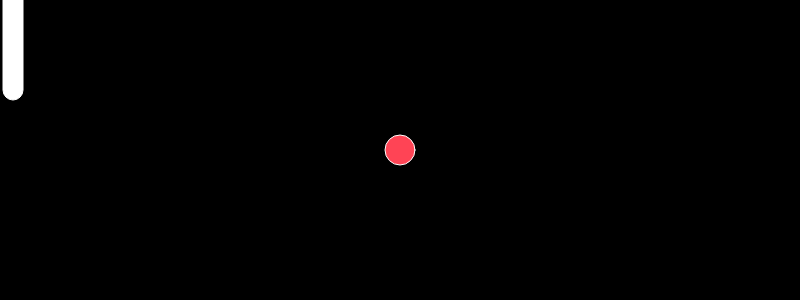
Frame 1 (no input)
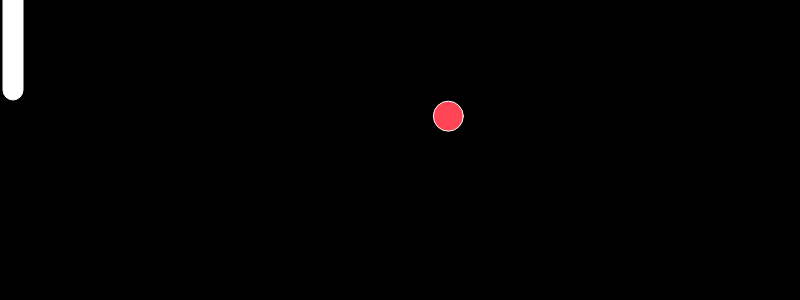
Frame 60 (no input)
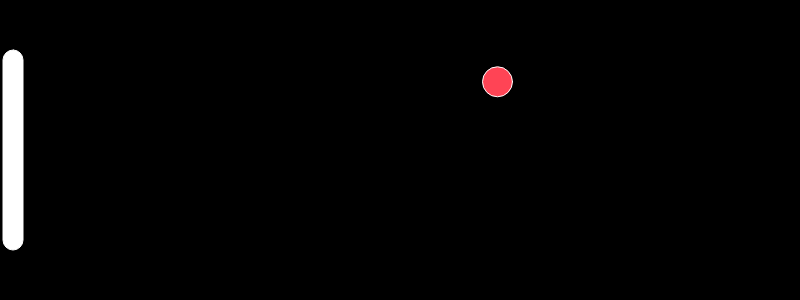
Frame 120 (the mouse pressed at the canvas centre since frame 60)

The p5.js sketch that drew these frames (run headless with seeded random() and noise() and a simulated clock; from frame 60 on, the mouse is pressed at the canvas centre):

// p5.js sketch
// ── sketch.js
let p1;
// let p2;
let aBall;

let sliderVel;
function setup() {
	createCanvas(800, 300);
	p1 = new Slider(3 ,height / 2 - 10);
	//p2 = new Slider(width - 23, height / 2);

    sliderVel = createSlider(0.1, 5, 1,0.1)
    aBall = new Ball();
}
function draw() {
  background(0);
    if(aBall.touch(p1)){
        menu()
    }
    if ((p1.y  >= 0 ) || (p1.y <= height - 100)){
	p1.update(mouseY - 100);
    }
	//p2.update();
	p1.show();
	//p2.show();
    aBall.show();
    aBall.update();
    aBall.edge();


    // console.log(p1.y);
}

function keyPressed() {



}

function menu() {
    noLoop();
    keyPressed();


}
// ── ball.js
class Ball {

    constructor(){
        this.pos = createVector(width / 2, height / 2);
        this.vel = p5.Vector.random2D()

    }

    show(){

        fill('#ff4455');
        stroke('3355ff')
        circle(this.pos.x, this.pos.y, 30)
    }

    update() {
        this.pos.add(this.vel);
        this.vel = p5.Vector.fromAngle(this.vel.heading(), sliderVel.value())

    }

    edge() {
        if(this.pos.y <= 15){
            this.vel.y = -this.vel.y
        } else if (this.pos.y >= height -15){
            this.vel.y = -this.vel.y
        }else if (this.pos.x > width - 15){
            this.vel.x = -this.vel.x
        }
    }

    touch(slider) {
        // push();
        // translate(slider.x, slider.y);

        // console.log(slider.x, slider.y);
        let ballx = this.pos.x
        let ballY = this.pos.y

        let slideY = slider.y

        if ( ballY >= slideY && ballx <= 35 ){
            this.vel.x  = -this.vel.x;
            return false;
        }
        else if (ballY < slideY && ballY > slideY + 200  ){
            return true;
        }
    }
}


// ── slider.js
class Slider {
	constructor(x, y){
	this.h = 200;
	this.w = 20;
	this.x = x;
	this.y = y;
	}

	show(){
		stroke(255);
		fill(255)
		push();
		translate(this.x , this.y);
		//rectMode(CENTER);
		rect(0, 0, this.w, this.h, 10);
		pop();
	}

	update(y){
		this.y =  y
	}
}
